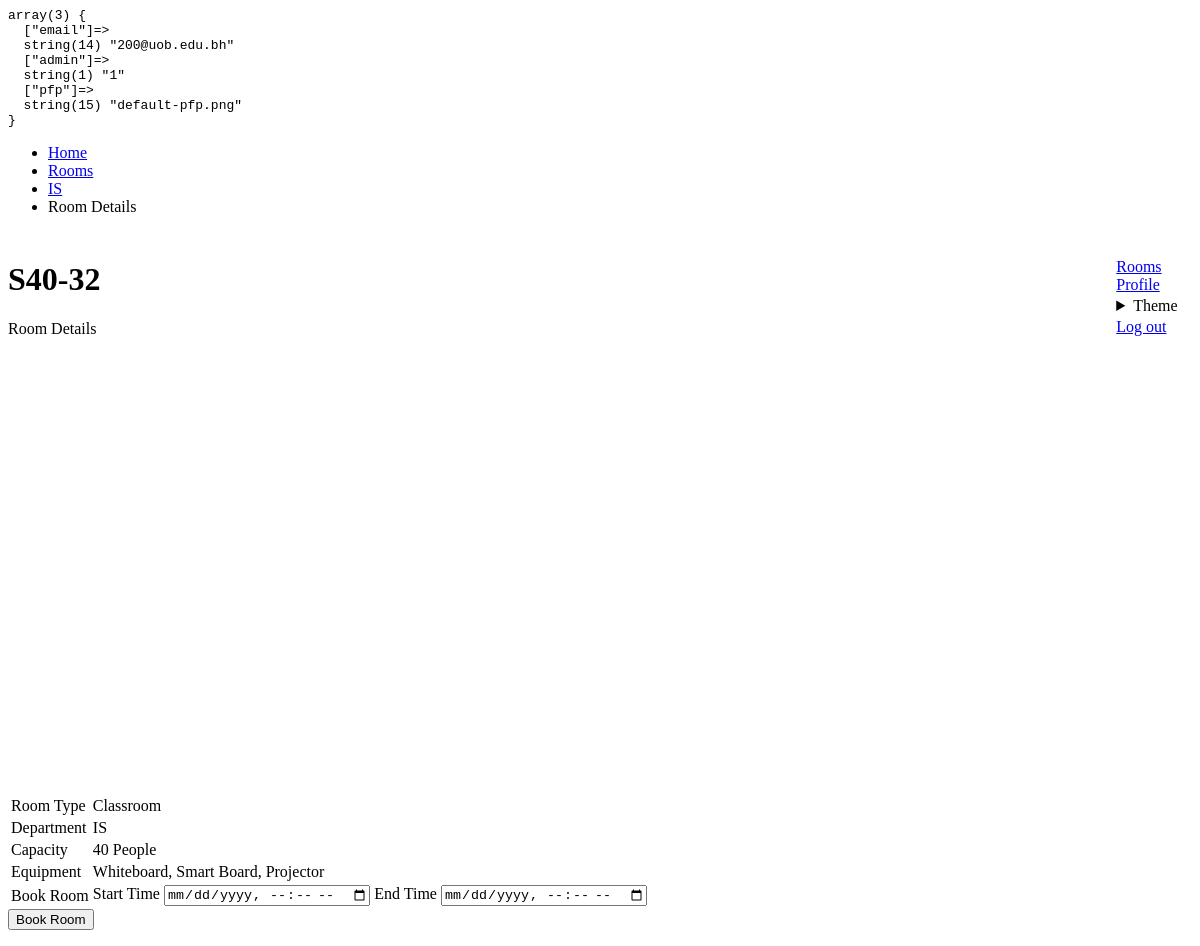
/room?id=32 (signed in), run on the app's committed database.
### tables this page shows
CREATE TABLE `rooms` (
  `room_id` int(11) NOT NULL,
  `room_name` varchar(256) DEFAULT NULL,
  `type` enum('classroom','lab') NOT NULL,
  `equip` set('Whiteboard','Smart Board','Projector','DC Power Supply','Digital Multimeter','Function Generator','Electronics Components','Server') NOT NULL,
  `dept` enum('is','cs','ce') NOT NULL,
  `capacity` int(11) NOT NULL,
  `usage` int(11) NOT NULL
);

### controllers/rooms/show.php (called while the page is built, shortened)
<?php
$config = require base_path('config.php');
$db = new Database($config['database']);
$room_id = (int) $_GET['id'];
$roomQuery = $db->query('SELECT * FROM rooms WHERE room_id = :id', [
  'id' => $room_id
]);
$room = $roomQuery->fetch();
view("rooms/show.view.php", [
  'h1' => "S40-{$room_id}",
  'p' => "Room Details",
  'room' => $room
]);

### public/index.php (called while the page is built, shortened)
<?php
require BASE_PATH . 'Core/functions.php';
spl_autoload_register(function ($class) {
  $class = str_replace("\\", DIRECTORY_SEPARATOR, $class);
});
$router = new \Core\Router();
$uri = parse_url($_SERVER['REQUEST_URI'])['path'];
$method = $_POST['_method'] ?? $_SERVER['REQUEST_METHOD'];
$router->route($uri, $method);

### config.php (called while the page is built)
<?php
return [
    'database' => [
        'host' => 'localhost',
        'port' => 3306,
        'dbname' => 'itcs333_project',
        'charset' => 'utf8mb4'
    ]
];

### Core/Database.php (called while the page is built, shortened)
<?php
class Database {
  public $connection;
  public function __construct($config, $username = 'root', $password = '') {
    $dsn = 'mysql:' . http_build_query($config, '', ';');
    $this->connection = new PDO($dsn, $username, $password, [
      PDO::ATTR_DEFAULT_FETCH_MODE => PDO::FETCH_ASSOC
    ]);
  }
  public function query($query, $params = []) {
    $this->statement = $this->connection->prepare($query);
    $this->statement->execute($params);
    return $this->statement;
  }
}

### views/rooms/show.view.php (the view, shortened to what this page needs)
<?php require base_path('views/partials/head.php'); ?>
<?php require base_path('views/partials/breadcrumb-nav.php'); ?>
<?php
if($_SESSION['admin'] === 0) require base_path('views/partials/user-header.php');
else require base_path('views/partials/admin-header.php');
?>
<main>
  <section class="room">
  <form method="post">
    <div style="height: 400px;" id="panorama"></div>
    <div class="info">
      <table>
        <tr>
          <td>Room Type</td>
          <td> <?= ucfirst($room['type']) ?> </td>
        </tr>
        <tr>
          <td>Department</td>
          <td> <?= strtoupper($room['dept']) ?> </td>
        </tr>
        <tr>
          <td>Capacity</td>
          <td> <?= $room['capacity'] ?> People </td>
        </tr>
        <tr>
          <td>Equipment</td>
          <td> <?= preg_replace('/,/', ', ',$room['equip']) ?> </td>
        </tr>
        <tr>
          <td>Book Room</td>
          <td>
            <label for="start_time">Start Time</label>
            <input type="datetime-local" id="start_time" name="start_time" required>
            <label for="end_time">End Time</label>
            <input type="datetime-local" id="end_time" name="end_time" required>
          </td>
        </tr>
      </table>
    </div>
    <button type="submit">Book Room</button>
  </form>
  </section>
</main>
<?php require base_path('views/partials/footer.php'); ?>

### Core/Router.php (shortened to what this page needs)
<?php
class Router
{
  protected $routes = [];
  public function get($uri, $controller)
  {
    $this->routes[] = [
      'uri' => $uri,
      'controller' => $controller,
      'method' => 'GET',
    ];
  }
  public function post($uri, $controller)
  {
    $this->routes[] = [
      'uri' => $uri,
      'controller' => $controller,
      'method' => 'POST',
    ];
  }
  public function route($uri, $method)
  {
    foreach ($this->routes as $route) {
      if ($route['uri'] === $uri && $route['method'] === strtoupper($method)) {
        require base_path($route['controller']);
        return true;
      }
    }
    return false;
  }
}

### views/partials/breadcrumb-nav.php
<nav aria-label="breadcrumb">
  <ul>
    <li><a href="/home">Home</a></li>
    <li><a href="/rooms">Rooms</a></li>
    <li><a href="/rooms/<?= $room['dept'] ?>"><?= strtoupper($room['dept']) ?></a></li>
    <li>Room Details</li>
  </ul>
</nav>

### views/partials/admin-header.php (shortened to what this page needs)
<header class="container">
	<hgroup>
		<h1><?= $h1 ?></h1>
		<p><?= $p ?></p>
	</hgroup>
	<div>
		<nav>
			<ul>
				<div><a href="/rooms" role="button">Rooms</a></div>
				<div><a href="/profile" role="button">Profile</a></div>
				<div>
					<details class="dropdown">
						<summary role="button" class="secondary theme-btn">Theme</summary>
					</details>
				</div>
				<div><a href="/logout" role="button" class="contrast">Log out</a></div>
			</ul>
		</nav>
	</div>
</header>

### public/style.css (style rules this page uses)
header { margin: 1.5rem 0; display: flex; justify-content: space-between; align-items: center; flex-wrap: wrap; }
header nav [role="button"], summary[role=button] { padding: 0.2rem 0.6rem; }
[role="button"] { padding: 0; }
a { --pico-text-decoration: none; }
.room .info { margin-top: 1rem; }
nav > ul > div { margin-right: 0.3rem; }

### data on the page
rooms: dept "IS", type "Classroom", capacity "40", equip "Whiteboard, Smart Board, Projector"
